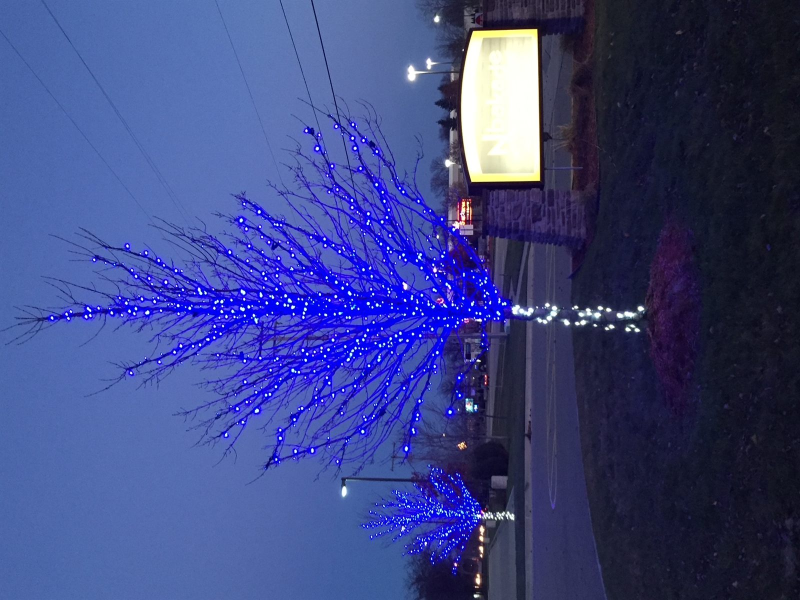
#> input picture clients/metro-detroit-holiday-lighting/assets/img/gallery/commercial-02-blue-tree.jpg, 1600 x 1200 px (shown at 1/2 size)
$ python fix-gallery-orientation.py
#> lines starting #> are read from the running program, lines starting #| are printed output that depends on the picture
"""Bake correct orientation into gallery image pixels (no EXIF reliance)."""
from pathlib import Path

from PIL import Image

GALLERY = Path(__file__).resolve().parents[1] / "assets" / "img" / "gallery"

# Degrees clockwise to bring content upright
FIXES = {
    "commercial-02-blue-tree.jpg": 90,
    "commercial-03-building-entrance-wreath.jpg": 90,
    "commercial-08-lions-tree.jpg": 90,
    "residential-01-birchwood-all-white-house-tree.jpg": 90,
    "residential-02-birchwood-blue-tree.jpg": 90,
    "residential-03-birchwood-multicolor-tree.jpg": 90,
    "residential-04-birchwood-red-tree-only.jpg": 90,
    "residential-07-birchwood-white-tree-snow.jpg": 90,
    "residential-08-clark-white-tree.jpg": 90,
    "residential-10-daytime-stake-lights-and-roof.jpg": 180,
    "residential-16-small-house-roof-wreath-bush.jpg": 90,
    "residential-19-white-bushes-and-roof.jpg": 90,
}


def bake_rotate(path: Path, degrees_cw: int) -> None:
#> called with degrees_cw = 90
    im = Image.open(path)
#> im is the input picture: PIL image 1600x1200 RGB; mean R, G, B 60.7, 69.8, 131.2
    if degrees_cw == 90:
        fixed = im.transpose(Image.Transpose.ROTATE_270)  # 90 CW
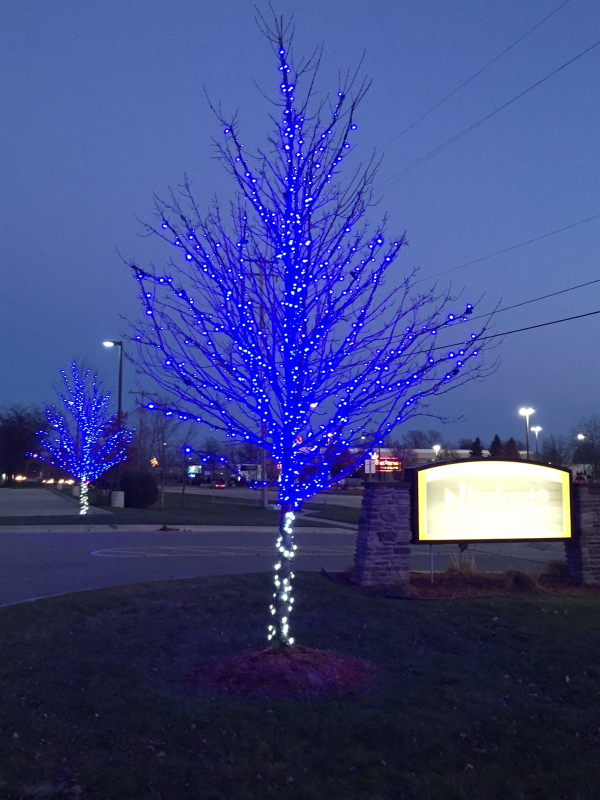
#> fixed: PIL image 1200x1600 RGB (shown at 1/2 size); mean R, G, B 60.7, 69.8, 131.2
    elif degrees_cw == 180:
        fixed = im.transpose(Image.Transpose.ROTATE_180)
    elif degrees_cw == 270:
        fixed = im.transpose(Image.Transpose.ROTATE_90)  # 270 CW / 90 CCW
    else:
        raise ValueError(f"unsupported rotation {degrees_cw}")

    if path.suffix.lower() in {".jpg", ".jpeg"}:
        fixed = fixed.convert("RGB")
        fixed.save(path, "JPEG", quality=92, optimize=True, exif=b"")
    else:
        fixed.save(path)
    print(f"fixed {path.name}: {degrees_cw} CW -> {fixed.size[0]}x{fixed.size[1]}")
#| fixed commercial-02-blue-tree.jpg: 90 CW -> 1200x1600


def main() -> None:
    for name, deg in sorted(FIXES.items()):
        path = GALLERY / name
        if not path.is_file():
            print(f"missing {name}")
            continue
        bake_rotate(path, deg)
#> pass 2 of the loop in main, `for name, deg in sorted(FIXES.items()):`:
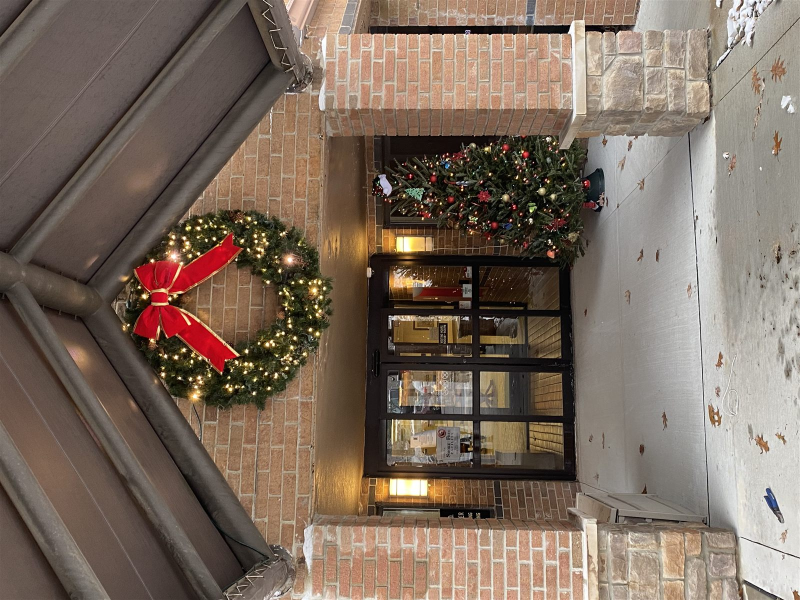
#> input picture clients/metro-detroit-holiday-lighting/assets/img/gallery/commercial-03-building-entrance-wreath.jpg, 1600 x 1200 px (shown at 1/2 size)
#> in bake_rotate, im is the input picture: PIL image 1600x1200 RGB; mean R, G, B 124.4, 108, 95.1
#> in bake_rotate (call 2), `fixed = im.transpose(Image.Transpose.ROTATE_270)`:
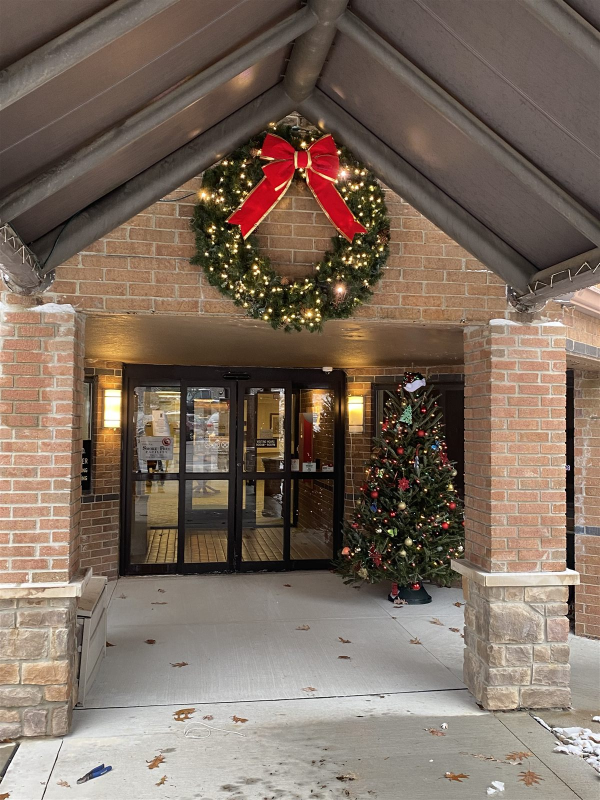
#> fixed: PIL image 1200x1600 RGB (shown at 1/2 size); mean R, G, B 124.4, 108, 95.1
#| fixed commercial-03-building-entrance-wreath.jpg: 90 CW -> 1200x1600
#> pass 3 of the loop in main, `for name, deg in sorted(FIXES.items()):`:
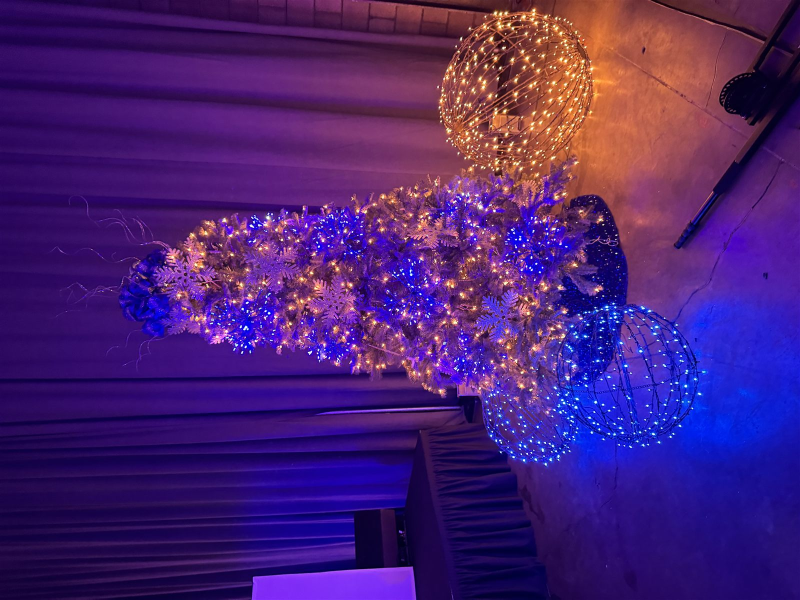
#> input picture clients/metro-detroit-holiday-lighting/assets/img/gallery/commercial-08-lions-tree.jpg, 1600 x 1200 px (shown at 1/2 size)
#> in bake_rotate, im is the input picture: PIL image 1600x1200 RGB; mean R, G, B 73.8, 32.3, 115.4
#> in bake_rotate (call 3), `fixed = im.transpose(Image.Transpose.ROTATE_270)`:
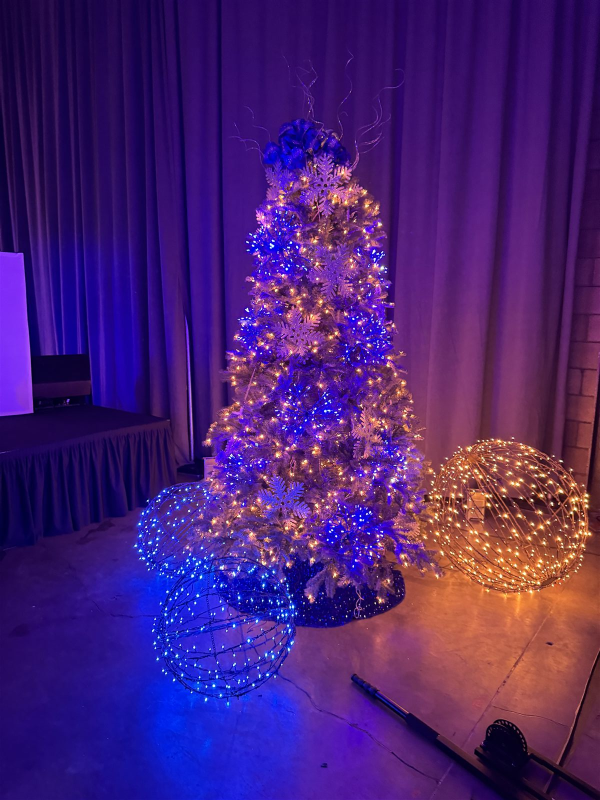
#> fixed: PIL image 1200x1600 RGB (shown at 1/2 size); mean R, G, B 73.8, 32.3, 115.4
#| fixed commercial-08-lions-tree.jpg: 90 CW -> 1200x1600
#> the loop made 12 passes; the first 3 are shown


if __name__ == "__main__":
    main()
